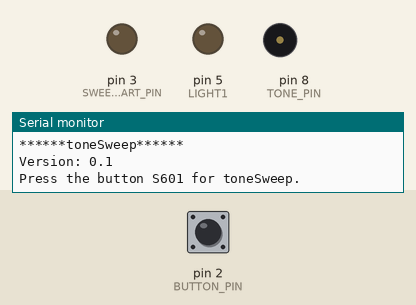
Simulated run of this sketch. Board: Arduino Uno, built with avr-gcc and run on an emulated ATmega328P. On the bench: output pins drawn as LEDs (lit = HIGH), buzzer (waves = sounding), the last lines printed to the serial monitor. Dashed ring = blinking. The test bench sets the inputs (shaded band); at power-on: pin 2 (BUTTON_PIN) HIGH.

Above: at 1.4 s.
1.5 s: pin 2 (BUTTON_PIN) pulled LOW for 3.2 s
At 2.81 s:
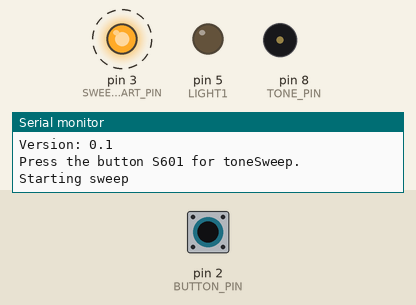
Timing chart, 0 to 6.0 s (numbered marks = the images above; inputs shaded):
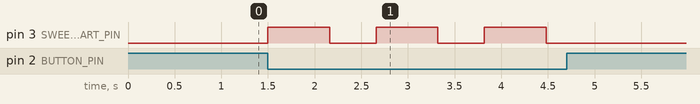

The sketch:

toneSweep.ino
```cpp
// (licence header left out)
#include "pitches.h"

#define PROG_NAME "******toneSweep******"     //Descriptive name of this software, 20 characters.
#define VERSION "Version: 0.1"     //Version of this firmware.
#define TONE_PIN 8
#define ATTENUATE_PIN 4
#define SWEEP_START_PIN 3  //Same as LIGHT0

#define BAUDRATE 115200

#define LIGHT1 5                                // on D5
#define  BUTTON_PIN 2                          //Button to GND, 10K Resistor to +5V.
bool isMuted = false;   //State Variable

/*linear frequency sweep
   from startTone to stopTone at sweepTime
   This funcation is non blocking.
*/
int startFrequency = 400; //Hz
int stopFrequency = 4000; //Hz
//int sweepTime = 1000; //mS
//int sweepTime = 860; //mS   This makes each 4.6 division on oscilliscope for sweep.
int sweepTime = 660; //mS   This makes each division on oscilliscope to be 500Hz @ 100mS/div.
int pauseTime = 500; //mS
float slopFreq = float(stopFrequency - startFrequency) / float(sweepTime);

unsigned long startTime;
unsigned long sweepElapsedTime;

void updateSweepTone() {
  int freq = startFrequency;
  sweepElapsedTime = (millis() - startTime);

  if (sweepElapsedTime < sweepTime) {
    //Sweeping sso set to new new frequency
    digitalWrite(SWEEP_START_PIN, HIGH);  //Set LIGHT0
    freq = slopFreq * (millis() - startTime);
    tone(TONE_PIN, int(freq));
    analogWrite(LIGHT1, (float(sweepElapsedTime) / float(sweepTime)) * 255);

  } else if (sweepElapsedTime < (sweepTime + pauseTime)) {
    //We have gone over sweep time so reset frequency
    //Stop the tone and clear LIGHT0 and LIGHT1 to indicate sweep status
    digitalWrite(SWEEP_START_PIN, LOW);  //Clear LIGHT0
    analogWrite(LIGHT1, 0);
    noTone(TONE_PIN);
    pinMode(TONE_PIN, OUTPUT);  //Lets force the pin
    digitalWrite(TONE_PIN, LOW);
  }//end else over sweep time
  else {
    //We are at end of pause so set up for a new sweep.
    freq = startFrequency;
    Serial.println("Starting sweep");
    digitalWrite(SWEEP_START_PIN, HIGH); //Set LIGHT0
    startTime = millis();
  }
}//end updateSweepTone


void playMelodyArray() {
  // notes in the melody:
  int melody[6][8] = {
    {NOTE_C4, NOTE_G3, NOTE_G3, NOTE_A3, NOTE_G3, 0, NOTE_B3, NOTE_C4}, //Shave and a hair cut
    {NOTE_C5, NOTE_G4, NOTE_G4, NOTE_A4, NOTE_G4, 0, NOTE_B4, NOTE_C5},
    {NOTE_C6, NOTE_G5, NOTE_G5, NOTE_A5, NOTE_G5, 0, NOTE_B5, NOTE_C6},
    {NOTE_C7, NOTE_G6, NOTE_G6, NOTE_A6, NOTE_G6, 0, NOTE_B6, NOTE_C7},
    {NOTE_C8, NOTE_G7, NOTE_G7, NOTE_A7, NOTE_G7, 0, NOTE_B7, NOTE_C8},
    {NOTE_C6, NOTE_F7, NOTE_G7, NOTE_C6, NOTE_F7, NOTE_G7, NOTE_C6, NOTE_C6}  //C major cord notes
  };

  // note durations: 4 = quarter note, 8 = eighth note, etc.:
  int noteDurations[] = {
    4, 8, 8, 4, 4, 4, 4, 4
  };

  //Itterate over melodys
  for (int thisMelody = 0; thisMelody < 6; thisMelody++) {
    Serial.print("Playing melody number: ");
    Serial.println(thisMelody);

    // iterate over the notes of the melody:
    //Play a melody
    for (int thisNote = 0; thisNote < 8; thisNote++) {
      // to calculate the note duration, take one second divided by the note type.
      //e.g. quarter note = 1000 / 4, eighth note = 1000/8, etc.
      int noteDuration = 1000 / noteDurations[thisNote];
      tone(TONE_PIN, melody[thisMelody][thisNote], noteDuration);

      // to distinguish the notes, set a minimum time between them.
      // the note's duration + 30% seems to work well:
      int pauseBetweenNotes = noteDuration * 1.30;
      delay(pauseBetweenNotes);
      // stop the tone playing:
      noTone(TONE_PIN);
    }// end play a melody
    int pauseBetweenMelody = 1000 / noteDurations[5] * 5;
    delay(pauseBetweenMelody);
  }//end thisMelody
}//playMelodyArray

void setup() {
  //Serial setup
  delay(100);
  Serial.begin(BAUDRATE);
  delay(100);                         //Wait before sending the first data to terminal
  Serial.println(F(PROG_NAME));
  Serial.println(F(VERSION));
  //  Serial.print("slopFreq= ");
  //  Serial.println(slopFreq);

  //Print Instructions to Serial Port
  Serial.println("Press the button S601 for toneSweep.");

  pinMode( BUTTON_PIN , INPUT_PULLUP); //So we can start and stop the sweep.

  /* Play the mellody array once using setup()*/
  //  playMelodyArray();
  //  delay(1000);

  //Setup pin for trigger of oscilliscope
  pinMode(SWEEP_START_PIN, OUTPUT);
  digitalWrite(SWEEP_START_PIN, LOW);

  startTime = millis(); //Set the start time for the frequency sweep
  sweepElapsedTime = (millis() - startTime);
  digitalWrite(SWEEP_START_PIN, HIGH);
}//end setup

void loop() {

  /* Play the mellody array looping endlesly*/
  //  playMelodyArray();
  //  delay(1000); // Delay between melody arrays.

  /* Play the toneSweep at user command (button)*/
  //Press the GPAD MUTE button S601 to play toneSweep
  if (digitalRead(BUTTON_PIN) == LOW) { // check for button pressed
    //    isMuted = false;
    updateSweepTone();
  } else {
    noTone(TONE_PIN);
    digitalWrite(SWEEP_START_PIN, LOW);  //Clear LIGHT0
    analogWrite(LIGHT1, 0);              //Clear LIGHT1
    startTime = millis();
  }

}//end loop()
```

pitches.h
```cpp
/*************************************************
   Public Constants
 *************************************************/

#define NOTE_B0  31
#define NOTE_C1  33
#define NOTE_CS1 35
#define NOTE_D1  37
#define NOTE_DS1 39
#define NOTE_E1  41
#define NOTE_F1  44
#define NOTE_FS1 46
#define NOTE_G1  49
#define NOTE_GS1 52
#define NOTE_A1  55
#define NOTE_AS1 58
#define NOTE_B1  62
#define NOTE_C2  65
#define NOTE_CS2 69
#define NOTE_D2  73
#define NOTE_DS2 78
#define NOTE_E2  82
#define NOTE_F2  87
#define NOTE_FS2 93
#define NOTE_G2  98
#define NOTE_GS2 104
#define NOTE_A2  110
#define NOTE_AS2 117
#define NOTE_B2  123
#define NOTE_C3  131
#define NOTE_CS3 139
#define NOTE_D3  147
#define NOTE_DS3 156
#define NOTE_E3  165
#define NOTE_F3  175
#define NOTE_FS3 185
#define NOTE_G3  196
#define NOTE_GS3 208
#define NOTE_A3  220
#define NOTE_AS3 233
#define NOTE_B3  247
#define NOTE_C4  262
#define NOTE_CS4 277
#define NOTE_D4  294
#define NOTE_DS4 311
#define NOTE_E4  330
#define NOTE_F4  349
#define NOTE_FS4 370
#define NOTE_G4  392
#define NOTE_GS4 415
#define NOTE_A4  440
#define NOTE_AS4 466
#define NOTE_B4  494
#define NOTE_C5  523
#define NOTE_CS5 554
#define NOTE_D5  587
#define NOTE_DS5 622
#define NOTE_E5  659
#define NOTE_F5  698
#define NOTE_FS5 740
#define NOTE_G5  784
#define NOTE_GS5 831
#define NOTE_A5  880
#define NOTE_AS5 932
#define NOTE_B5  988
#define NOTE_C6  1047
#define NOTE_CS6 1109
#define NOTE_D6  1175
#define NOTE_DS6 1245
#define NOTE_E6  1319
#define NOTE_F6  1397
#define NOTE_FS6 1480
#define NOTE_G6  1568
#define NOTE_GS6 1661
#define NOTE_A6  1760
#define NOTE_AS6 1865
#define NOTE_B6  1976
#define NOTE_C7  2093
#define NOTE_CS7 2217
#define NOTE_D7  2349
#define NOTE_DS7 2489
#define NOTE_E7  2637
#define NOTE_F7  2794
#define NOTE_FS7 2960
#define NOTE_G7  3136
#define NOTE_GS7 3322
#define NOTE_A7  3520
#define NOTE_AS7 3729
#define NOTE_B7  3951
#define NOTE_C8  4186
#define NOTE_CS8 4435
#define NOTE_D8  4699
#define NOTE_DS8 4978
```

Measured:
- after the input at 1.5 s, pin 3 (SWEEP_START_PIN): alternates HIGH for 0.66 s and LOW for 0.50 s, 6 changes in all, then stays LOW, starting at once
